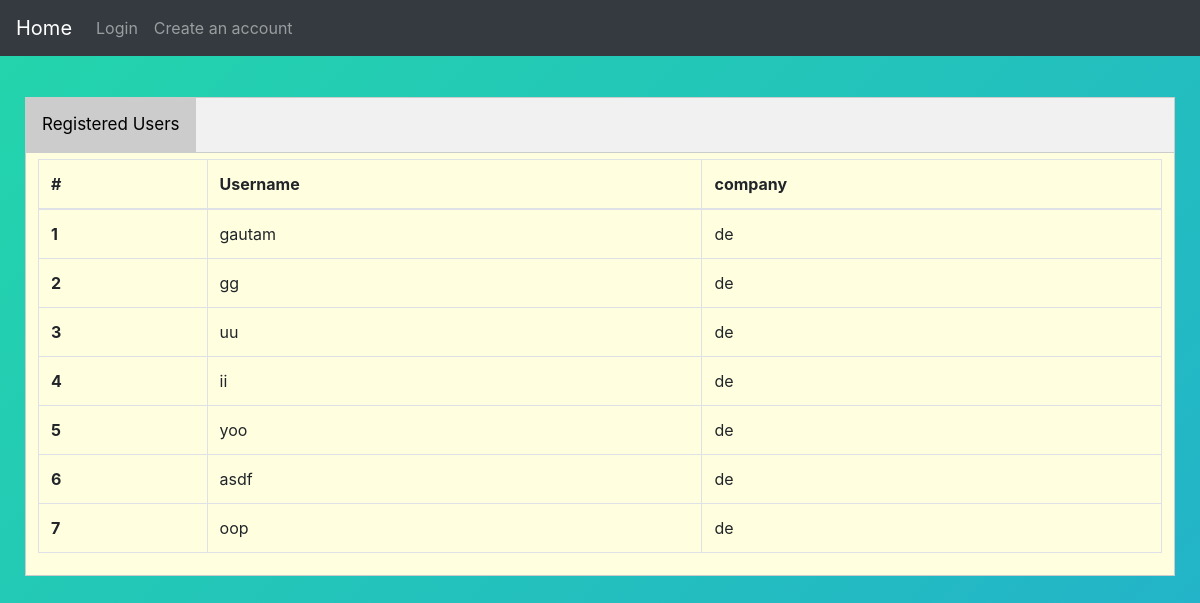
Before: / with the older database file.
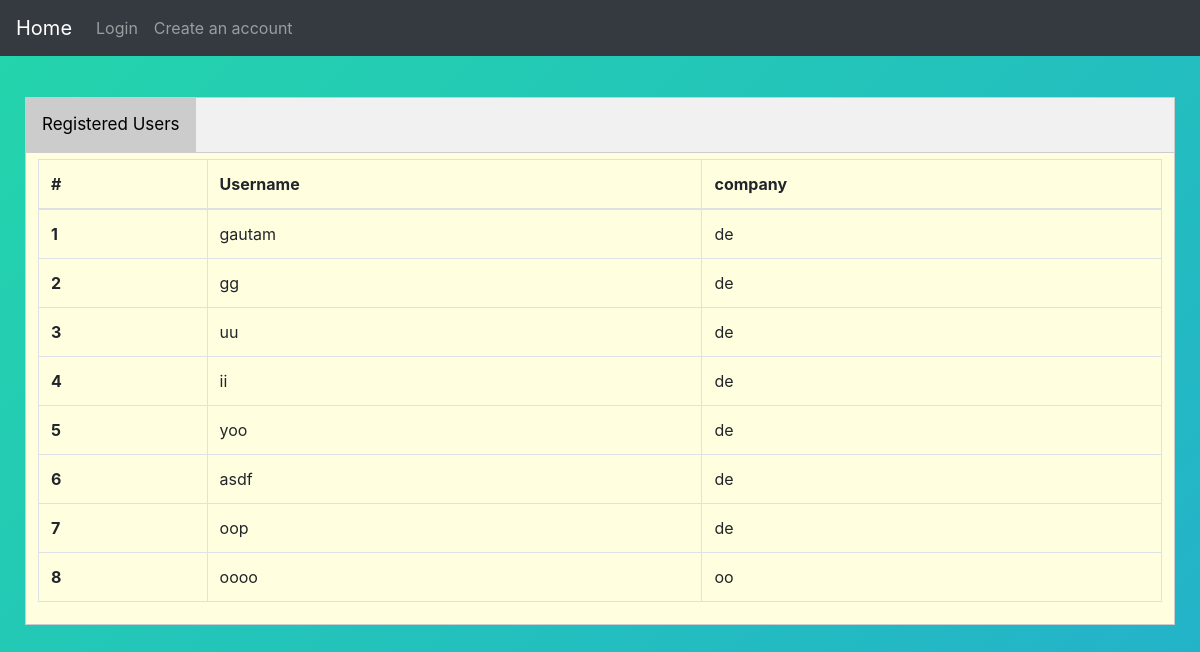
After: the same page with the newer database file.
### main/models.py (models this page shows)
class UserProfile(models.Model):
    user   = models.OneToOneField(User,on_delete=models.CASCADE)
    avatar = models.ImageField(default='/happyprofile.jpg')
    job=models.CharField(max_length=100)
    company=models.ForeignKey(Company,on_delete=models.SET_NULL,null=True)
    def __str__(self):
    	return self.user.username

class Company(models.Model):
	name=models.CharField(max_length=100)
	logo=models.ImageField(default='/company.jpg')
	address=models.CharField(max_length=200)
	def __str__(self):
		return self.name

### main/views.py (the view)
# urls.py: path('', IndexPageView.as_view(), name='index'),
class IndexPageView(TemplateView):
    template_name = 'main/index.html'
    def get_context_data(self, **kwargs):
        context = super().get_context_data(**kwargs)
        par_obj=UserProfile.objects.all()
        print(par_obj)
        if par_obj.count()!=0:
        	context['users'] = par_obj
        	context['show']=True
        else:
        	context['data'] = "No users registered"
        	context['show']=False
        return context

### content/templates/main/index.html (shortened to what this page needs)
{% extends 'layouts/default/page.html' %}
{% load i18n %}
{% block content %}
	<div class="tab">
	  <button class="tablinks active">Registered Users</button>
	</div>
	<div class="tabcontent" style="display: block;">
		<table class="table table-bordered">
		  <thead>
		    <tr>
		      <th scope="col">#</th>
		      <th scope="col">Username</th>
		      <th scope="col">company</th>
		    </tr>
		  </thead>
		  <tbody>
		  {% for user in users %}
			<tr>
		      <th scope="row">{{ forloop.counter }}</th>
		      <td>{{ user.user.username }}</td>
		      <td>{{ user.company }}</td>
		    </tr>
		   {% endfor %}
		  </tbody>
		</table>
	</div>
{% endblock %}

Changed rows visible on the page:
added UserProfile: user.username "oooo", company "oo"
